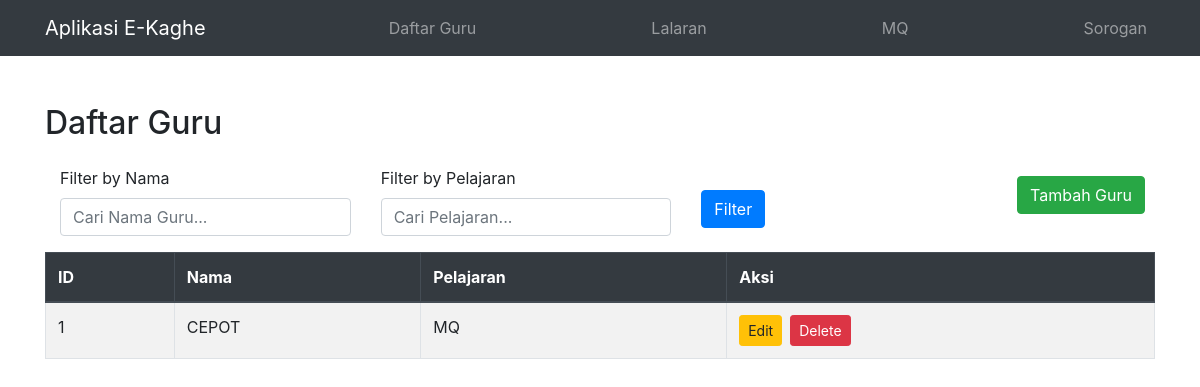
Screenshot of /guru.php with the database file from the repository.
### tables this page shows
CREATE TABLE `guru` (
  `id` int(11) NOT NULL,
  `nama` varchar(50) NOT NULL,
  `pelajaran` varchar(50) NOT NULL
);

### guru.php (the view, shortened to what this page needs)
<?php
include 'header.php';
include 'db.php';
$filter_nama = isset($_GET['filter_nama']) ? $_GET['filter_nama'] : '';
$filter_pelajaran = isset($_GET['filter_pelajaran']) ? $_GET['filter_pelajaran'] : '';
$sql = "SELECT * FROM guru WHERE 1=1";
$result = $conn->query($sql);
?>
<div class="container mt-5">
    <h2 class="mb-4">Daftar Guru</h2>
    <div style="float: right; padding:10px;">
        <a href="addguru.php" class="btn btn-success">Tambah Guru</a>
    </div>
    <form method="GET" class="mb-3">
        <div class="row">
            <div class="col-md-4">
                <label for="filter_nama">Filter by Nama</label>
                <input type="text" name="filter_nama" id="filter_nama" class="form-control" placeholder="Cari Nama Guru..." value="<?php echo htmlspecialchars($filter_nama); ?>">
            </div>
            <div class="col-md-4">
                <label for="filter_pelajaran">Filter by Pelajaran</label>
                <input type="text" name="filter_pelajaran" id="filter_pelajaran" class="form-control" placeholder="Cari Pelajaran..." value="<?php echo htmlspecialchars($filter_pelajaran); ?>">
            </div>
            <div class="col-md-4 mt-4">
                <button type="submit" class="btn btn-primary">Filter</button>
            </div>
        </div>
    </form>
    <?php
    if ($result->num_rows > 0) {
        echo '<table class="table table-bordered table-striped">';
        echo '<thead class="thead-dark">';
        echo '<tr>';
        echo '<th>ID</th>';
        echo '<th>Nama</th>';
        echo '<th>Pelajaran</th>';
        echo '<th>Aksi</th>';
        echo '</tr>';
        echo '</thead>';
        echo '<tbody>';
        while ($row = $result->fetch_assoc()) {
            echo '<tr>';
            echo '<td>' . htmlspecialchars($row["id"]) . '</td>';
            echo '<td>' . htmlspecialchars($row["nama"]) . '</td>';
            echo '<td>' . htmlspecialchars($row["pelajaran"]) . '</td>';
            echo '<td>';
            echo '<a href="editguru.php?id=' . urlencode($row["id"]) . '" class="btn btn-warning btn-sm mr-2">Edit</a>';
            echo '<a href="deleteguru.php?id=' . urlencode($row["id"]) . '" class="btn btn-danger btn-sm">Delete</a>';
            echo '</td>';
            echo '</tr>';
        }
        echo '</tbody>';
        echo '</table>';
    } else {
        echo '<p class="alert alert-warning">Tidak ada data.</p>';
    }
    ?>
</div>
<?php
include 'footer.php';
?>

### rows the page displays
guru: id "1", nama "CEPOT", pelajaran "MQ"
